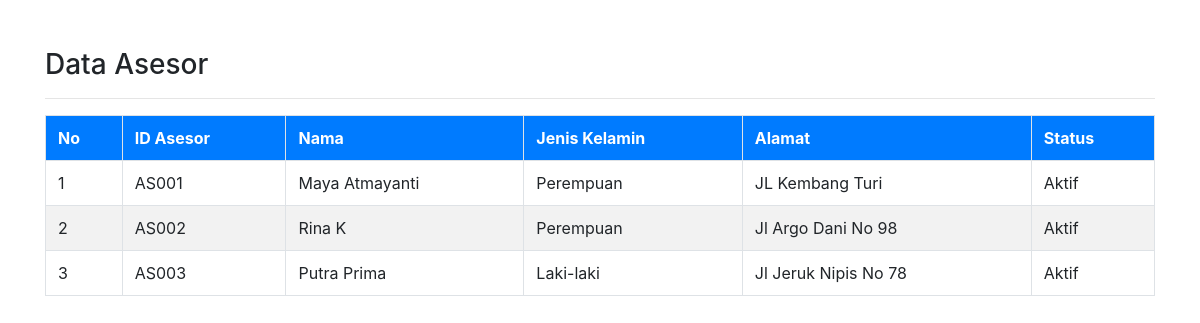
The page /pages/asesor-read-all.php on the database its author committed.
### tables this page shows
CREATE TABLE `asesor` (
  `idasesor` varchar(5) NOT NULL,
  `namaasesor` varchar(15) DEFAULT NULL,
  `jeniskelaminasesor` varchar(10) DEFAULT 'Pria',
  `alamatasesor` varchar(50) DEFAULT NULL,
  `statusasesor` varchar(15) DEFAULT 'Tidak Aktif'
);

### pages/asesor-read-all.php (the view, shortened to what this page needs)
<link rel="stylesheet" href="https://maxcdn.bootstrapcdn.com/bootstrap/4.5.2/css/bootstrap.min.css">
<div class="container">
	<br><br>
	<h3>Data Asesor</h3>
	<hr>
	<div>
		<table class="table table-bordered table-striped table-hover">
			<tr>
				<th class="bg-primary text-white">No</th>
				<th class="bg-primary text-white">ID Asesor</th>
				<th class="bg-primary text-white">Nama</th>
				<th class="bg-primary text-white">Jenis Kelamin</th>
				<th class="bg-primary text-white">Alamat</th>
				<th class="bg-primary text-white">Status</th>
			</tr>
			<?php
			$nomor = 1;
			include '../koneksi.php';
			$sql = "SELECT * FROM asesor";
			$q_tampil_asesor = mysqli_query($db, $sql);
			if (mysqli_num_rows($q_tampil_asesor) > 0) {
				while ($r_tampil_asesor = mysqli_fetch_array($q_tampil_asesor)) {
			?>
					<tr>
						<td><?php echo $nomor ?></td>
						<td><?php echo $r_tampil_asesor['idasesor'] ?></td>
						<td><?php echo $r_tampil_asesor['namaasesor'] ?></td>
						<td><?php echo $r_tampil_asesor['jeniskelaminasesor'] ?></td>
						<td><?php echo $r_tampil_asesor['alamatasesor'] ?></td>
						<td><?php echo $r_tampil_asesor['statusasesor'] ?></td>
					</tr>
			<?php
					$nomor++;
				}
			} else {
				echo "Data tidak ditemukan";
			}
			?>
		</table>
	</div>
</div>

### rows shown on the page
asesor: idasesor "AS001", namaasesor "Maya Atmayanti", jeniskelaminasesor "Perempuan", alamatasesor "JL Kembang Turi", statusasesor "Aktif"
asesor: idasesor "AS002", namaasesor "Rina K", jeniskelaminasesor "Perempuan", alamatasesor "Jl Argo Dani No 98", statusasesor "Aktif"
asesor: idasesor "AS003", namaasesor "Putra Prima", jeniskelaminasesor "Laki-laki", alamatasesor "Jl Jeruk Nipis No 78", statusasesor "Aktif"
